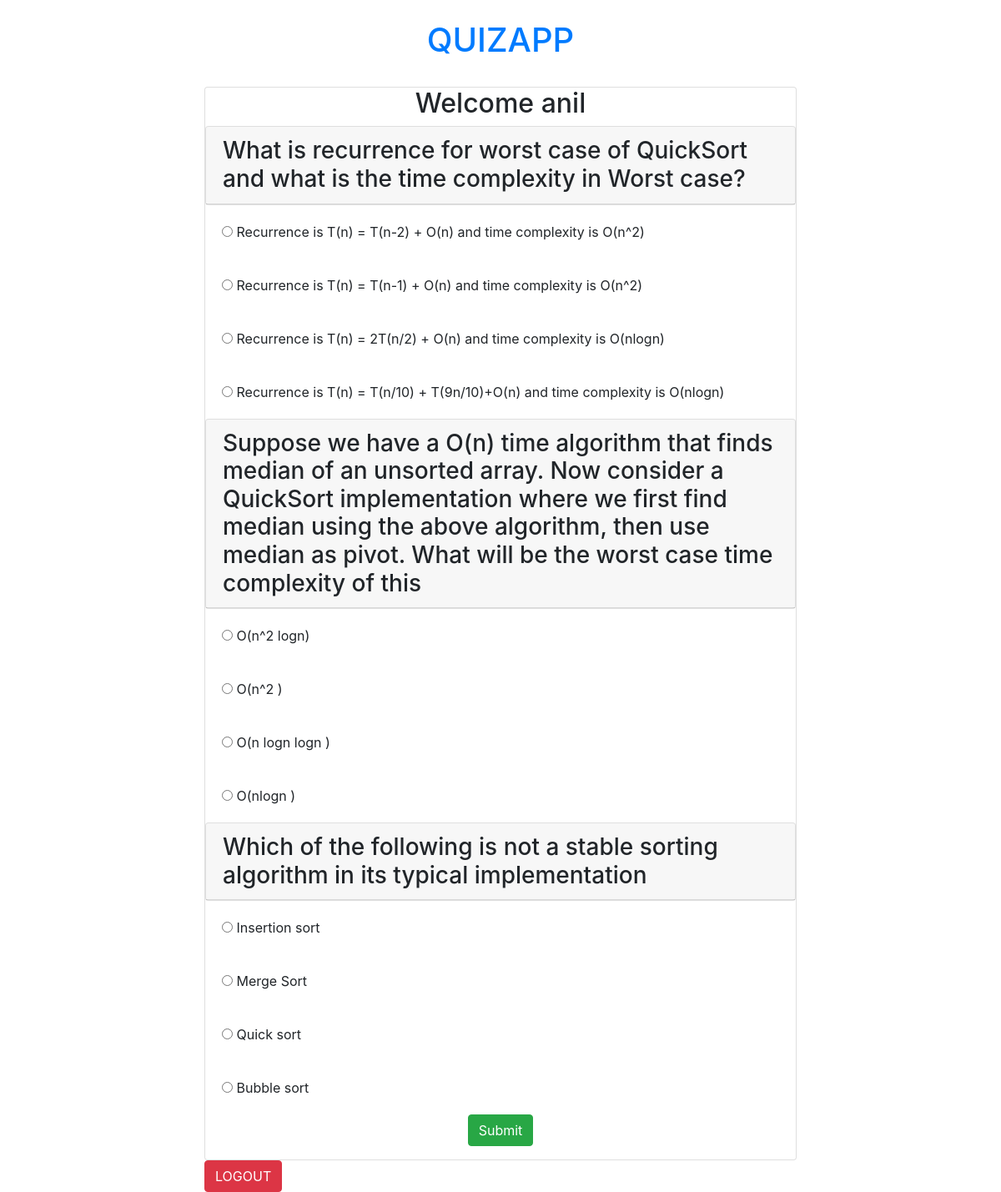
The app's page /quizapp_php/home.php (signed in) with its own data.
### tables this page shows
CREATE TABLE `questions` (
  `qid` int(250) NOT NULL,
  `question` varchar(250) DEFAULT NULL,
  `ans_id` int(250) DEFAULT NULL
);

CREATE TABLE `answers` (
  `aid` int(250) NOT NULL,
  `answer` varchar(250) DEFAULT NULL,
  `ans_id` int(250) DEFAULT NULL
);

### quizapp_php/home.php (the view, shortened to what this page needs)
<?php
$con = mysqli_connect('localhost','root');
		mysqli_select_db($con,'quizdb')
?>
<html>
<head>
	<link rel="stylesheet" href="https://maxcdn.bootstrapcdn.com/bootstrap/4.1.0/css/bootstrap.min.css">
</head>
<body>
	<div class="container">
		<br> <h1 class="text-center text-primary"> QUIZAPP </h1><br>
		<div class="col-lg-8 m-auto d-block">
			<div class="card" >
			<h2 class="text-center">Welcome <?php echo $_SESSION['username']; ?></h2>
			<form action="check.php" method="post">
			<?php
				$q = " select * from questions ";
				$result = mysqli_query($con, $q);
				$n = mysqli_num_rows($result);
				for($i=1;$i<=$n;$i++){
					$q = "select * from questions where qid=$i";
					$query=mysqli_query($con,$q);
					while($rows=mysqli_fetch_array($query)){
					?>
					<div class="card">
						<h3 class="card-header"><?php echo $rows['question'] ?></h3>
					</div>
					<?php
						$q=" select * from answers where ans_id = $i";
						$query = mysqli_query($con, $q);
						while ($rows = mysqli_fetch_array($query) ) {
						 	?>
						 	<div class="card-body">
						 		<input type="radio" name="quizcheck[<?php echo $rows['ans_id']; ?>]" value="<?php echo $rows['aid']; ?>">
						 		<?php echo $rows['answer']; ?>
						 	</div>
					<?php
					}
				}
			}
				?>
				<input type="submit" name="submit" value="Submit" class="btn btn-success m-auto d-block">
			</form>
		</div>
				<div class="m-auto d-block">
				<a href="logout.php" class="btn btn-danger"> LOGOUT </a>
				</div>
			</div>
		</div>
</body>
</html>

### records on screen
questions: question "What is recurrence for worst case of QuickSort and what is the time complexity in Worst case?"
answers: answer "Recurrence is T(n) = T(n-2) + O(n) and time complexity is O(n^2)"
answers: answer "Recurrence is T(n) = T(n-1) + O(n) and time complexity is O(n^2)"
answers: answer "Recurrence is T(n) = 2T(n/2) + O(n) and time complexity is O(nlogn)"
answers: answer "Recurrence is T(n) = T(n/10) + T(9n/10)+O(n) and time complexity is O(nlogn)"
questions: question "Suppose we have a O(n) time algorithm that finds median of an unsorted array. Now consider a QuickSort implementation where we first find median using the above algorithm, then use median as pivot. What will be the worst case time complexity of this"
answers: answer "O(n^2 logn)"
answers: answer "O(n^2 )"
answers: answer "O(n logn logn )"
answers: answer "O(nlogn )"
questions: question "Which of the following is not a stable sorting algorithm in its typical implementation"
answers: answer "Insertion sort"
answers: answer "Merge Sort"
answers: answer "Quick sort"
answers: answer "Bubble sort"

### other values on screen
$_SESSION['username'] "anil"
